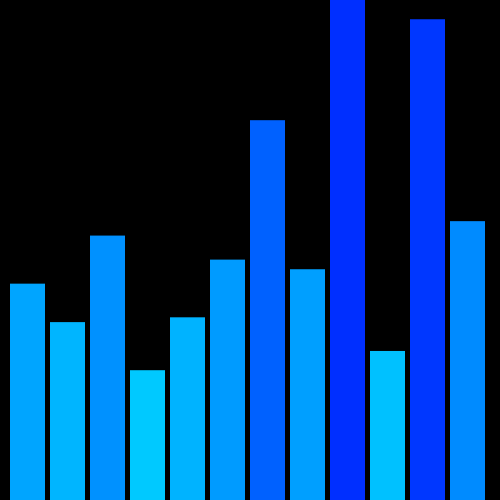
Frame 1 (no input)
Frame 60 (the mouse pressed at the canvas centre just before this capture): identical to frame 1, image omitted
Frame 120 (the mouse held since frame 60 and released just before this capture): identical to frame 1, image omitted

The Processing sketch that drew this single still picture (run headless with seeded random() and noise(); from frame 60 on, the mouse is pressed at the canvas centre):

// Processing sketch: Arrays
// ── Arrays.pde
float[] rainFall = {45, 37, 55, 27, 38, 50, 79, 48, 104, 31, 100, 58};
String[] months = {"Jan", "Feb", "March", "April", "May", 
                   "June", "July", "August", "Sept", "Oct", "Nov", "Dec"};
                   
void setup()
{
   size(500,500);
   background(0);
   
   for(int i = 0; i < rainFall.length; i++)
   {
     println(months[i] + "\t" + rainFall[i]);
   }
   
   //for each loop
   //can't modify the array and no access to i
   /*
   for(String m:months)
   {
     println(m);
   }
   */
   
   println("\nMaximum index is " + maxIndex(rainFall));
   println("Minimum index is " + minIndex(rainFall));
   println("The Sum is " + calcSum(rainFall));
   println("The Average is " + Average(rainFall));
   
   int i;
   float x = 10;
   int R = 106;
   int G = 207;
   int B = 255;
   float maxH = height/rainFall[maxIndex(rainFall)];
   
   for(i=0; i < rainFall.length; i++)
   {
       G = 255;
       B = 255;
        
       R -= rainFall[i]*4;
       G -= rainFall[i]*2;
       
       noStroke(); 
       fill(R, G, B);
       rect(x, height, 35, -rainFall[i]*maxH);
       
       x+=40;
   }
}

int maxIndex(float[] arr)
{
  int i = 0;
  float max = Float.MIN_VALUE;
  int maxInd = -1;
  
  for(i = 0; i < arr.length; i++)
  {
    if (arr[i] > max)
    {
      max = arr[i];
      maxInd = i;
    }
  }
  
  return maxInd;
    
}

int minIndex(float[] arr)
{
  int i = 0;
  float min = Float.MAX_VALUE;
  int minInd = -1;
  
  for(i = 0; i < arr.length; i++)
  {
    if (arr[i] < min)
    {
      min = arr[i];
      minInd = i;
    }
  }
  
  return minInd;
    
}

float calcSum(float[] arr)
{
  float sum = 0;
  
  for(float a:arr)
  {
    sum += a;
  }
  
  return sum;
}


float Average(float[] arr)
{
   float sum = calcSum(arr);
   
   float amount = arr.length;
   
   float avg = sum/amount;
   
   return avg;
}  
  
                   
void draw()
{
}
